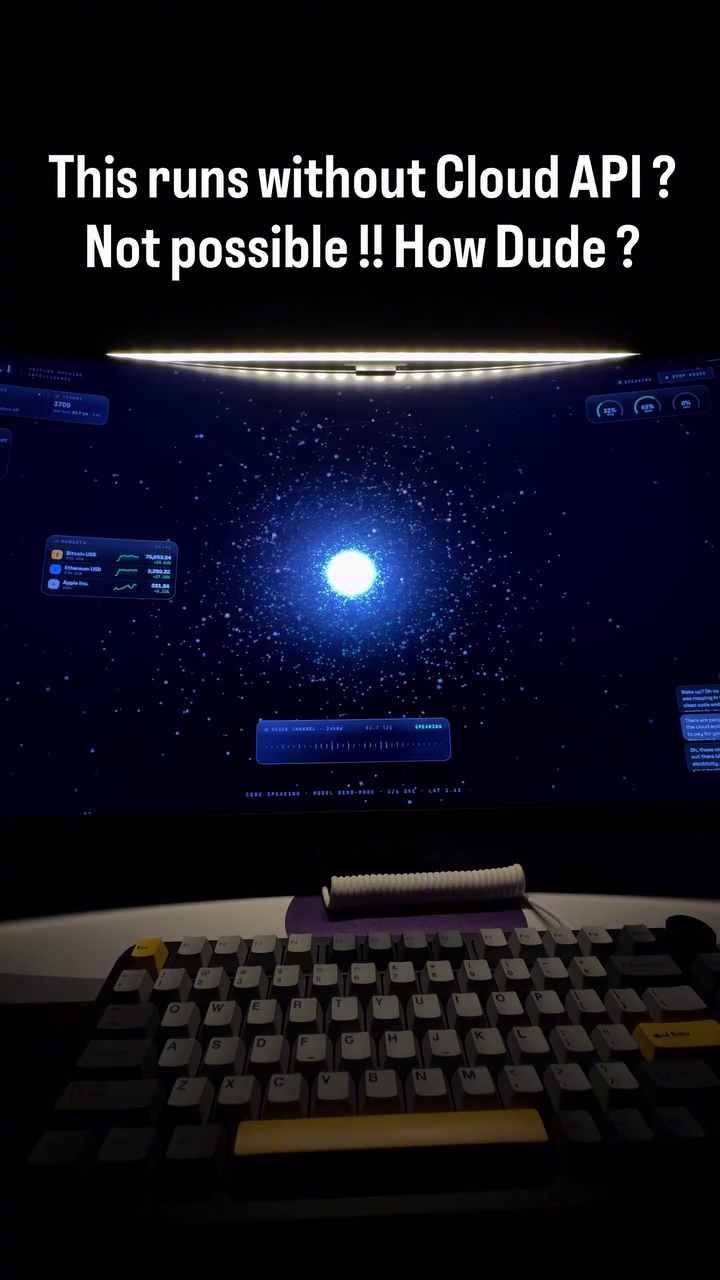
#> input picture scratch/ref_video_frame_3.png, 720 x 1280 px, found by its file name
$ python analyze_orb_flow.py
#> lines starting #> are read from the running program, lines starting #| are printed output that depends on the picture
import cv2
import numpy as np

img = cv2.imread("d:/EV/scratch/ref_video_frame_3.png")
#> img is the input picture: shape (1280, 720, 3); mean B, G, R 31.8, 19.1, 19.7

# Let's find the brightest point in the lower half of the monitor: y in [400, 700], x in [300, 700]
crop = img[400:700, 300:700]
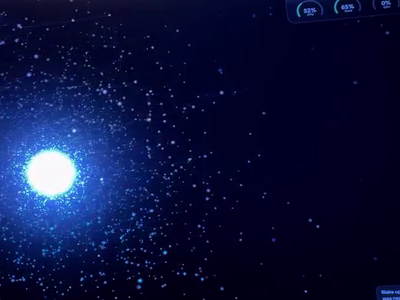
#> crop: shape (300, 400, 3); mean B, G, R 60.9, 18.7, 11.8
gray = cv2.cvtColor(crop, cv2.COLOR_BGR2GRAY)
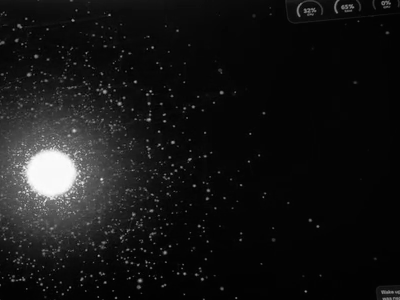
#> gray: shape (300, 400); min 1, max 254, mean 21.4
min_v, max_v, min_l, max_l = cv2.minMaxLoc(gray)
#> min_v = 1; max_v = 254; min_l = (143, 273); max_l = (35, 187)

cx = 300 + max_l[0]
#> cx = 335
cy = 400 + max_l[1]
#> cy = 587
print(f"Correct orb center: ({cx}, {cy})")
#| Correct orb center: (335, 587)

zoom = img[cy-200:cy+200, cx-200:cx+200]
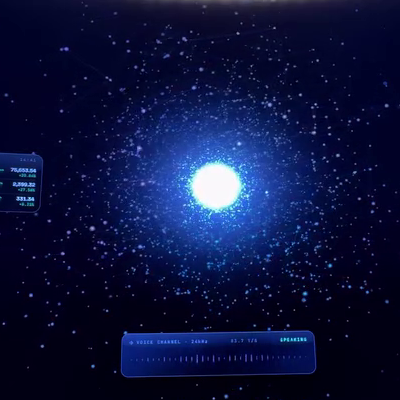
#> zoom: shape (400, 400, 3); mean B, G, R 61.2, 19.2, 12.2
cv2.imwrite("d:/EV/scratch/orb_centered.png", zoom)

# Now let's extract 5 frames of this exact crop across 1 second to see the trajectory of individual particles!
#> (the run stopped early here; a loop or call above may not have finished)

$ run again, with scratch/ref_video_frame_1.png copied over scratch/ref_video_frame_3.png
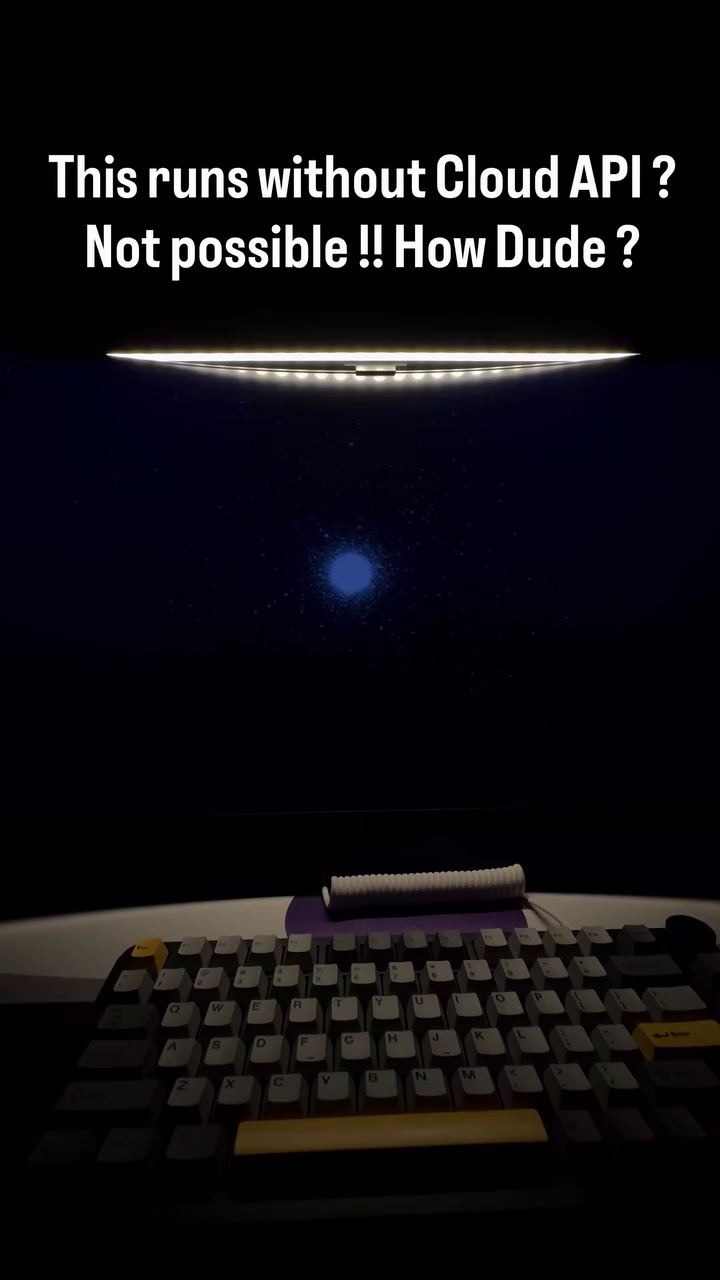
#> input picture scratch/ref_video_frame_1.png, 720 x 1280 px, found by its file name
#> img is the input picture: shape (1280, 720, 3); mean B, G, R 18.8, 14.8, 16.8
#> `gray = cv2.cvtColor(crop, cv2.COLOR_BGR2GRAY)`:
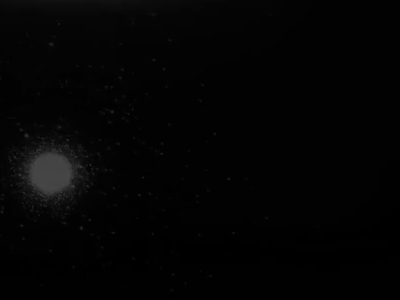
#> gray: shape (300, 400); min 0, max 73, mean 3.8
#> min_v = 0; max_v = 73; min_l = (396, 204); max_l = (60, 159)
#> cx = 360
#> cy = 559
#| Correct orb center: (360, 559)
#> `zoom = img[cy-200:cy+200, cx-200:cx+200]`:
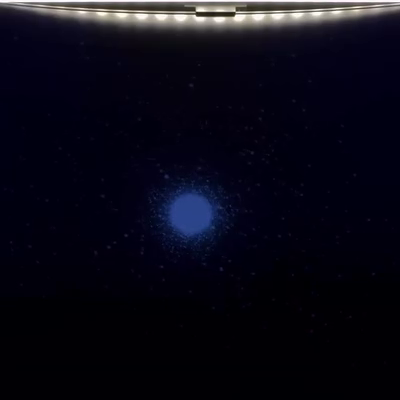
#> zoom: shape (400, 400, 3); mean B, G, R 22.6, 10.4, 11.3
